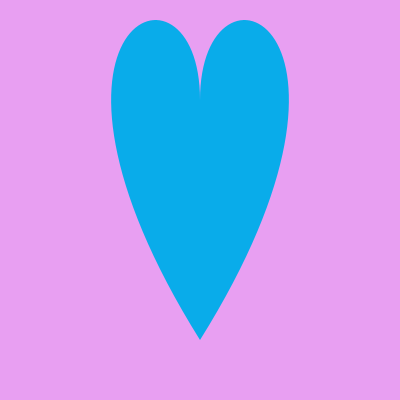
Frame 1 (no input)
Frame 60 (the mouse pressed at the canvas centre just before this capture): identical to frame 1, image omitted
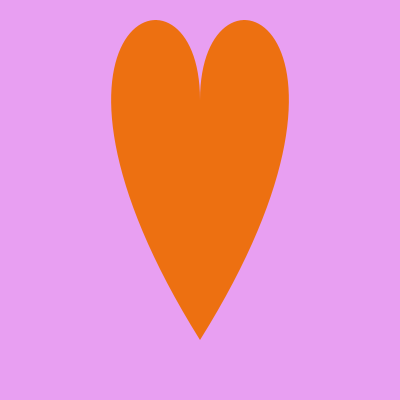
Frame 120 (the mouse held since frame 60 and released just before this capture)

The Processing sketch that drew these frames (run headless with seeded random() and noise(); from frame 60 on, the mouse is pressed at the canvas centre):

// Processing sketch: processing_176524
// ── processing_176524.pde

int I = 50;
int H = 5;

void setup () {
size(400, 400); 
}

void draw () {
background(#E89FF2);
smooth();
noStroke();
translate(-200, -20);
scale(8.0); 
fill(#09ACEA);
beginShape();
vertex(50, 15);
if (mousePressed) { 
fill (#ED7011);
bezierVertex(I, -5, 75, H, 50, 45);
vertex(50, 15);
bezierVertex(I, -5, 25, H, 50, 45);
endShape();}
else {
  bezierVertex(I, -5, 75, H, 50, 45);
vertex(50, 15);
bezierVertex(I, -5, 25, H, 50, 45);
endShape();
}
}
